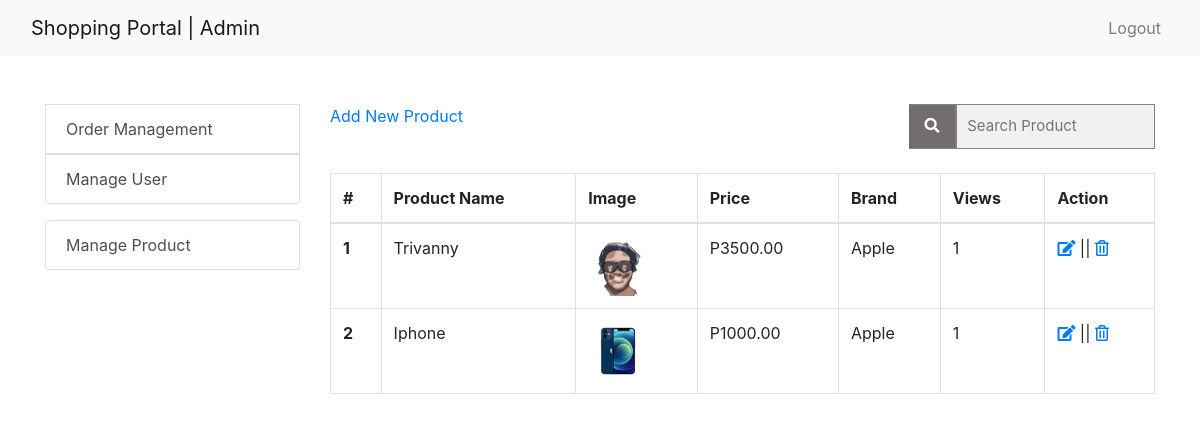
/admin-manageproduct/ (signed in), run on an earlier commit of the app's database.
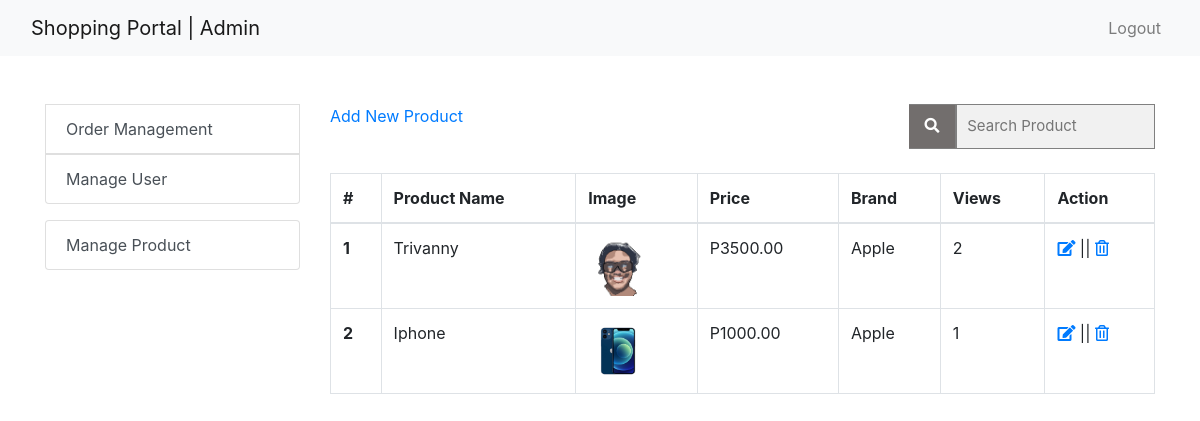
And on a later commit of the database.
### ecomapp/models.py (models this page shows, shortened)
class Product(models.Model):
    title = models.CharField(max_length=200)
    slug = models.SlugField(unique=True)
    category = models.CharField(max_length=2, choices=CATEGORY_CHOICES)
    image = models.ImageField(upload_to="products")
    marked_price = models.PositiveIntegerField()
    selling_price = models.PositiveIntegerField()
    description = models.TextField()
    brand = models.CharField(max_length=20, choices=BRAND_CHOICES)
    view_count = models.PositiveIntegerField(default=0)

### ecomapp/views.py (the view)
# urls.py: path("admin-manageproduct/", AdminManageProductView.as_view(), name="manageproduct"),
class AdminManageProductView(AdminRequiredMixin, TemplateView):
    template_name = "adminpages/adminmanageproduct.html"
    def get_context_data(self, **kwargs):
        context = super().get_context_data(**kwargs)
        context["manageproduct"] = Product.objects.all().order_by("-id")
        return context

### ecomapp/views.py (called while the page is built)
    def dispatch(self, request, *args, **kwargs):
        if request.user.is_authenticated and Admin.objects.filter(user=request.user).exists():
            pass
        else:
            return redirect("/admin-login/")
        return super().dispatch(request, *args, **kwargs)

### templates/adminpages/adminmanageproduct.html (shortened to what this page needs)
{% extends "adminpages/adminbase.html" %}
{% block content %}
<div class="container my-5">
    <div class="row my-4">
        <div class="col-sm-3">
            <div class="list-group">
                <div class="dropdown show">
                    <a class="list-group-item list-group-item-action " role="button" id="dropdownMenuLink" data-toggle="dropdown" aria-haspopup="true" aria-expanded="false">Order Management</a>
                </div>
                <a href="{% url 'ecomapp:manageuser' %}" class="list-group-item list-group-item-action" aria-current="true">Manage User</a>
            </div>
            <div class="list-group my-3">
                <a href="{% url 'ecomapp:manageproduct' %}" class="list-group-item list-group-item-action" aria-current="true">Manage Product</a>
            </div>
        </div>
        <div class="col-md-9">
            <div class="row">
                <div class="col-sm">
                    <a href="{% url 'ecomapp:adminproductcreate' %}">Add New Product</a>
                </div>
                <div class="col-sm" style="margin-left: auto;">
                    <form class="example" action="{% url 'ecomapp:manageproductsearch' %}" method="GET">
                        <input type="text" placeholder="Search Product" name="search">
                        <button type="submit"><i class="fa fa-search"></i></button>
                    </form>
                </div>
            </div>
            <br>
            <table class="table table-bordered">
                <thead>
                    <tr>
                        <th scope="col">#</th>
                        <th scope="col">Product Name</th>
                        <th scope="col">Image</th>
                        <th scope="col">Price</th>
                        <th scope="col">Brand</th>
                        <th scope="col">Views</th>
                        <th>Action</th>
                    </tr>
                </thead>
                <tbody>
                    {% for product in manageproduct %}
                    <tr>
                        <th scope="row">{{forloop.counter}}</th>
                        <td>{{product.title}}</td>
                        <td><img src="{{product.image.url}}" style="height: 60px;" alt=""></td>
                        <td>P{{product.selling_price}}.00</td>
                        <td>{{product.brand}}</td>
                        <td>{{product.view_count}}</td>
                        <td><a href="{%  url 'ecomapp:productupdate' product.id %}"><i class="fas fa-edit"></i></a> || <a href="{%  url 'ecomapp:productdelete' product.id %}"><i class="far fa-trash-alt"></i></a></td>
                    </tr>
                    {% endfor %}
                </tbody>
            </table>
        </div>
    </div>
</div>
{% endblock %}

What changed in the data, as far as the page shows it:
changed Product "Trivanny": view_count "1" → "2"
